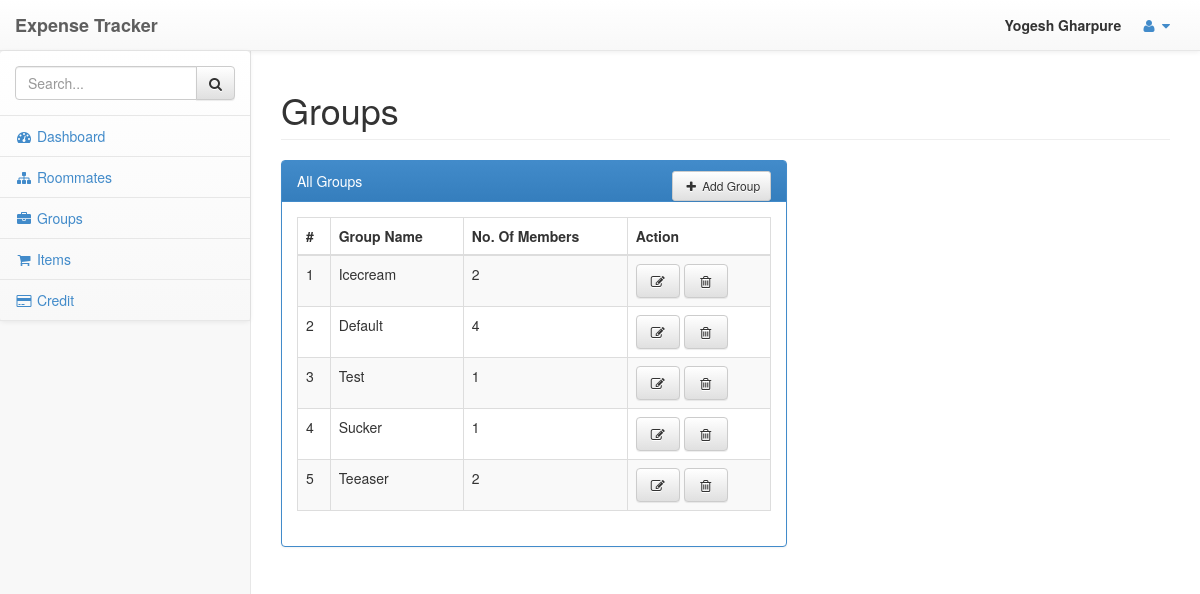
/administrator/groups.php (signed in), run on the app's committed database.
### tables this page shows
CREATE TABLE IF NOT EXISTS `kzygroup` (
  `kzy_GroupId` int(10) unsigned NOT NULL AUTO_INCREMENT,
  `kzy_GroupName` varchar(45) NOT NULL,
  PRIMARY KEY (`kzy_GroupId`)
);

### config/db.php (called while the page is built, shortened)
<?php
function getConnection() {
    $conn = mysqli_connect('localhost', 'root', 'horcrux', 'expensetracker');
    return $conn;
}
?>

### administrator/model/groupsModel.php (called while the page is built, shortened)
<?php
require_once $_SERVER['DOCUMENT_ROOT'] . '/ExpenseTracker/config/db.php';
class Groups {
    private $groupName;
    private $numRoommates;
    function __construct() {
        $this->groupName = "";
        $this->numRoommates = 0;
    }
    function fillGroupInfo($groupId, $groupName, $numRoommates) {
        $this->groupName = $groupName;
        $this->numRoommates = $numRoommates;
    }
    function get_groupName() {
        return $this->groupName;
    }
    function get_numRoommates() {
        return $this->numRoommates;
    }
}
function getAllGroups() {
    $sql1 = "SELECT * FROM kzygroup";
    $query1 = mysqli_query(getConnection(), $sql1);
    $groupsList = array();
    while ($row1 = mysqli_fetch_array($query1)) {
        $sql2 = "SELECT * FROM kzygrouproommatemapping where kzy_GroupId=".$row1['kzy_GroupId'];
        $query2 = mysqli_query(getConnection(), $sql2);
        $num_roommates = mysqli_num_rows($query2);
        $group = new Groups();
        $group->fillGroupInfo($row1['kzy_GroupId'], $row1['kzy_GroupName'], $num_roommates);
        array_push($groupsList, $group);
    }
    return $groupsList;
}
?>

### administrator/groups.php (the view, shortened to what this page needs)
<?php
include ('../templates/header.php');
include "./model/groupsModel.php";
$groupsList = getAllGroups();
?>
<div id="page-wrapper">
    <div class="row">
        <div class="col-lg-12">
            <h1 class="page-header">Groups</h1>
        </div>
        <div class="col-lg-7">
            <div class="panel panel-primary">
                <div class="panel-heading">
                    All Groups
                    <div class="pull-right">
                        <div class="btn-group">
                            <button type="button" class="btn btn-default btn-sm dropdown" data-toggle="modal" data-target="#myModal">
                                <i class="fa fa-plus fa-fw"></i>
                                Add Group
                            </button>
                        </div>
                    </div>
                </div>
                <div class="panel-body">
                    <div class="table-responsive">
                        <table class="table table-striped table-bordered table-hover" id="groupTable">
                            <thead>
                                <tr>
                                    <th>#</th>
                                    <th>Group Name</th>
                                    <th>No. Of Members</th>
                                    <th>Action</th>
                                </tr>
                            </thead>
                            <tbody>
                                <?php
                                $i = 1;
                                foreach ($groupsList as $group) {
                                    echo "<tr>";
                                    echo "<td>" . $i . "</td>";
                                    echo "<td>" . $group->get_groupName() . "</td>";
                                    echo "<td>" . $group->get_numRoommates() . "</td>";
                                    echo "<td>"
                                    . "<button type=\"button\" class=\"btn btn-default\">
                                            <i class=\"fa fa-edit fa-fw\"></i>
                                        </button>
                                        <button type=\"button\" class=\"btn btn-default\">
                                            <i class=\"fa fa-trash-o fa-fw\"></i>
                                        </button></td>";
                                    echo "</tr>";
                                    $i++;
                                }
                                ?>
                            </tbody>
                        </table>
                    </div>
                </div>
            </div>
        </div>
    </div>
</div>
</div>
<?php include ('../templates/footer.php'); ?>

### css/sb-admin.css (style rules this page uses)
body { padding-top: 100px; background-color: #f8f8f8; }
@media (min-width:768px) { body { padding-top: 50px; } }
#page-wrapper { padding: 0 15px; min-height: 568px; background-color: #fff; }
@media (min-width:768px) { #page-wrapper { position: inherit; margin: 0 0 0 250px; padding: 0 30px; min-height: 1300px; border-left: 1px solid #e7e7e7; } }

### data on the page
kzygroup: kzy_GroupName "Icecream", numRoommates "2"
kzygroup: kzy_GroupName "Default", numRoommates "4"
kzygroup: kzy_GroupName "Test", numRoommates "1"
kzygroup: kzy_GroupName "Sucker", numRoommates "1"
kzygroup: kzy_GroupName "Teeaser", numRoommates "2"

### other printed values
$usersName "Yogesh Gharpure"
